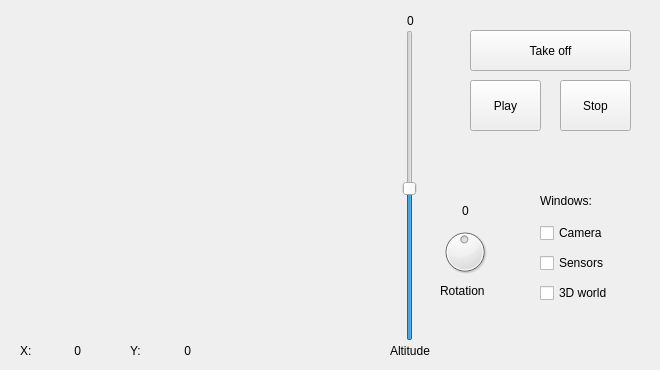
<?xml version="1.0" encoding="UTF-8"?>
<ui version="4.0">
 <class>MainWindow</class>
 <widget class="QMainWindow" name="MainWindow">
  <property name="geometry">
   <rect>
    <x>0</x>
    <y>0</y>
    <width>660</width>
    <height>370</height>
   </rect>
  </property>
  <property name="minimumSize">
   <size>
    <width>660</width>
    <height>370</height>
   </size>
  </property>
  <property name="maximumSize">
   <size>
    <width>660</width>
    <height>370</height>
   </size>
  </property>
  <property name="windowTitle">
   <string>Introrob py</string>
  </property>
  <widget class="QWidget" name="centralwidget">
   <widget class="QPushButton" name="takeoffButton">
    <property name="geometry">
     <rect>
      <x>470</x>
      <y>30</y>
      <width>161</width>
      <height>41</height>
     </rect>
    </property>
    <property name="text">
     <string>Take off</string>
    </property>
   </widget>
   <widget class="QSlider" name="altdSlider">
    <property name="geometry">
     <rect>
      <x>400</x>
      <y>30</y>
      <width>19</width>
      <height>311</height>
     </rect>
    </property>
    <property name="maximum">
     <number>100</number>
    </property>
    <property name="value">
     <number>49</number>
    </property>
    <property name="orientation">
     <enum>Qt::Vertical</enum>
    </property>
   </widget>
   <widget class="QPushButton" name="playButton">
    <property name="geometry">
     <rect>
      <x>470</x>
      <y>80</y>
      <width>71</width>
      <height>51</height>
     </rect>
    </property>
    <property name="text">
     <string>Play</string>
    </property>
    <property name="icon">
     <iconset>
      <normaloff>resources/play.png</normaloff>resources/play.png</iconset>
    </property>
   </widget>
   <widget class="QPushButton" name="stopButton">
    <property name="geometry">
     <rect>
      <x>560</x>
      <y>80</y>
      <width>71</width>
      <height>51</height>
     </rect>
    </property>
    <property name="text">
     <string>Stop</string>
    </property>
    <property name="icon">
     <iconset>
      <normaloff>resources/stop.png</normaloff>resources/stop.png</iconset>
    </property>
   </widget>
   <widget class="QLabel" name="windowsLabel">
    <property name="geometry">
     <rect>
      <x>540</x>
      <y>190</y>
      <width>71</width>
      <height>21</height>
     </rect>
    </property>
    <property name="text">
     <string>Windows:</string>
    </property>
   </widget>
   <widget class="QCheckBox" name="cameraCheck">
    <property name="geometry">
     <rect>
      <x>540</x>
      <y>220</y>
      <width>94</width>
      <height>26</height>
     </rect>
    </property>
    <property name="text">
     <string>Camera</string>
    </property>
   </widget>
   <widget class="QCheckBox" name="sensorsCheck">
    <property name="geometry">
     <rect>
      <x>540</x>
      <y>250</y>
      <width>94</width>
      <height>26</height>
     </rect>
    </property>
    <property name="text">
     <string>Sensors</string>
    </property>
   </widget>
   <widget class="QCheckBox" name="worldCheck">
    <property name="geometry">
     <rect>
      <x>540</x>
      <y>280</y>
      <width>94</width>
      <height>26</height>
     </rect>
    </property>
    <property name="text">
     <string>3D world</string>
    </property>
   </widget>
   <widget class="QLabel" name="altdLabel">
    <property name="geometry">
     <rect>
      <x>390</x>
      <y>340</y>
      <width>51</width>
      <height>21</height>
     </rect>
    </property>
    <property name="text">
     <string>Altitude</string>
    </property>
   </widget>
   <widget class="QWidget" name="verticalLayoutWidget">
    <property name="geometry">
     <rect>
      <x>20</x>
      <y>30</y>
      <width>361</width>
      <height>301</height>
     </rect>
    </property>
    <layout class="QVBoxLayout" name="tlLayout"/>
   </widget>
   <widget class="QDial" name="rotationDial">
    <property name="geometry">
     <rect>
      <x>440</x>
      <y>220</y>
      <width>50</width>
      <height>64</height>
     </rect>
    </property>
    <property name="maximum">
     <number>100</number>
    </property>
    <property name="value">
     <number>49</number>
    </property>
   </widget>
   <widget class="QLabel" name="rotationLabel">
    <property name="geometry">
     <rect>
      <x>440</x>
      <y>280</y>
      <width>65</width>
      <height>21</height>
     </rect>
    </property>
    <property name="text">
     <string>Rotation</string>
    </property>
   </widget>
   <widget class="QLabel" name="XLabel">
    <property name="geometry">
     <rect>
      <x>20</x>
      <y>340</y>
      <width>21</width>
      <height>21</height>
     </rect>
    </property>
    <property name="text">
     <string>X:</string>
    </property>
   </widget>
   <widget class="QLabel" name="YLabel">
    <property name="geometry">
     <rect>
      <x>130</x>
      <y>340</y>
      <width>21</width>
      <height>21</height>
     </rect>
    </property>
    <property name="text">
     <string>Y:</string>
    </property>
   </widget>
   <widget class="QLabel" name="XValue">
    <property name="geometry">
     <rect>
      <x>40</x>
      <y>340</y>
      <width>41</width>
      <height>21</height>
     </rect>
    </property>
    <property name="text">
     <string>0</string>
    </property>
    <property name="alignment">
     <set>Qt::AlignRight|Qt::AlignTrailing|Qt::AlignVCenter</set>
    </property>
   </widget>
   <widget class="QLabel" name="YValue">
    <property name="geometry">
     <rect>
      <x>150</x>
      <y>340</y>
      <width>41</width>
      <height>21</height>
     </rect>
    </property>
    <property name="text">
     <string>0</string>
    </property>
    <property name="alignment">
     <set>Qt::AlignRight|Qt::AlignTrailing|Qt::AlignVCenter</set>
    </property>
   </widget>
   <widget class="QLabel" name="altdValue">
    <property name="geometry">
     <rect>
      <x>390</x>
      <y>10</y>
      <width>41</width>
      <height>21</height>
     </rect>
    </property>
    <property name="text">
     <string>0</string>
    </property>
    <property name="alignment">
     <set>Qt::AlignCenter</set>
    </property>
   </widget>
   <widget class="QLabel" name="rotValue">
    <property name="geometry">
     <rect>
      <x>445</x>
      <y>200</y>
      <width>41</width>
      <height>21</height>
     </rect>
    </property>
    <property name="text">
     <string>0</string>
    </property>
    <property name="alignment">
     <set>Qt::AlignCenter</set>
    </property>
   </widget>
  </widget>
 </widget>
 <resources/>
 <connections/>
</ui>
